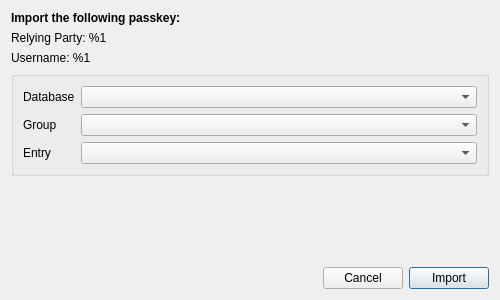
<?xml version="1.0" encoding="UTF-8"?>
<ui version="4.0">
 <class>PasskeyImportDialog</class>
 <widget class="QDialog" name="PasskeyImportDialog">
  <property name="geometry">
   <rect>
    <x>0</x>
    <y>0</y>
    <width>500</width>
    <height>300</height>
   </rect>
  </property>
  <property name="sizePolicy">
   <sizepolicy hsizetype="MinimumExpanding" vsizetype="Preferred">
    <horstretch>0</horstretch>
    <verstretch>0</verstretch>
   </sizepolicy>
  </property>
  <property name="minimumSize">
   <size>
    <width>400</width>
    <height>300</height>
   </size>
  </property>
  <property name="windowTitle">
   <string>OpenVireo - Passkey Import</string>
  </property>
  <layout class="QVBoxLayout" name="verticalLayout">
   <item>
    <layout class="QVBoxLayout" name="verticalLayout_2">
     <item>
      <widget class="QLabel" name="infoLabel">
       <property name="font">
        <font>
         <bold>true</bold>
        </font>
       </property>
       <property name="text">
        <string>Import the following passkey:</string>
       </property>
       <property name="alignment">
        <set>Qt::AlignLeading|Qt::AlignLeft|Qt::AlignVCenter</set>
       </property>
      </widget>
     </item>
     <item>
      <widget class="QLabel" name="relyingPartyLabel">
       <property name="text">
        <string>Relying Party: %1</string>
       </property>
       <property name="textFormat">
        <enum>Qt::PlainText</enum>
       </property>
       <property name="alignment">
        <set>Qt::AlignLeading|Qt::AlignLeft|Qt::AlignVCenter</set>
       </property>
      </widget>
     </item>
     <item>
      <widget class="QLabel" name="usernameLabel">
       <property name="text">
        <string>Username: %1</string>
       </property>
       <property name="textFormat">
        <enum>Qt::PlainText</enum>
       </property>
       <property name="alignment">
        <set>Qt::AlignLeading|Qt::AlignLeft|Qt::AlignVCenter</set>
       </property>
      </widget>
     </item>
     <item>
      <widget class="QGroupBox" name="groupBox">
       <layout class="QVBoxLayout" name="verticalLayout_3">
        <item>
         <layout class="QFormLayout" name="selectGroupHorLayout">
          <item row="0" column="0">
           <widget class="QLabel" name="databaseLabel">
            <property name="text">
             <string>Database</string>
            </property>
           </widget>
          </item>
          <item row="0" column="1">
           <widget class="VaultComboBox" name="selectDatabaseCombobBox"/>
          </item>
          <item row="1" column="0">
           <widget class="QLabel" name="groupLabel">
            <property name="text">
             <string>Group</string>
            </property>
           </widget>
          </item>
          <item row="1" column="1">
           <widget class="VaultComboBox" name="selectGroupComboBox"/>
          </item>
          <item row="2" column="0">
           <widget class="QLabel" name="entryLabel">
            <property name="text">
             <string>Entry</string>
            </property>
           </widget>
          </item>
          <item row="2" column="1">
           <widget class="VaultComboBox" name="selectEntryComboBox"/>
          </item>
         </layout>
        </item>
       </layout>
      </widget>
     </item>
    </layout>
   </item>
   <item>
    <spacer name="verticalSpacer">
     <property name="orientation">
      <enum>Qt::Vertical</enum>
     </property>
     <property name="sizeHint" stdset="0">
      <size>
       <width>20</width>
       <height>10</height>
      </size>
     </property>
    </spacer>
   </item>
   <item>
    <layout class="QHBoxLayout" name="horizontalLayout_2">
     <item>
      <spacer name="horizontalSpacer">
       <property name="orientation">
        <enum>Qt::Horizontal</enum>
       </property>
       <property name="sizeHint" stdset="0">
        <size>
         <width>40</width>
         <height>20</height>
        </size>
       </property>
      </spacer>
     </item>
     <item>
      <widget class="QPushButton" name="cancelButton">
       <property name="text">
        <string>Cancel</string>
       </property>
       <property name="autoDefault">
        <bool>true</bool>
       </property>
      </widget>
     </item>
     <item>
      <widget class="QPushButton" name="importButton">
       <property name="accessibleName">
        <string>Import Passkey</string>
       </property>
       <property name="text">
        <string>Import</string>
       </property>
       <property name="autoDefault">
        <bool>true</bool>
       </property>
       <property name="default">
        <bool>true</bool>
       </property>
      </widget>
     </item>
    </layout>
   </item>
  </layout>
 </widget>
 <customwidgets>
  <customwidget>
   <class>VaultComboBox</class>
   <extends>QComboBox</extends>
   <header>gui/vault/VaultControls.h</header>
  </customwidget>
 </customwidgets>
 <resources/>
 <connections/>
</ui>
